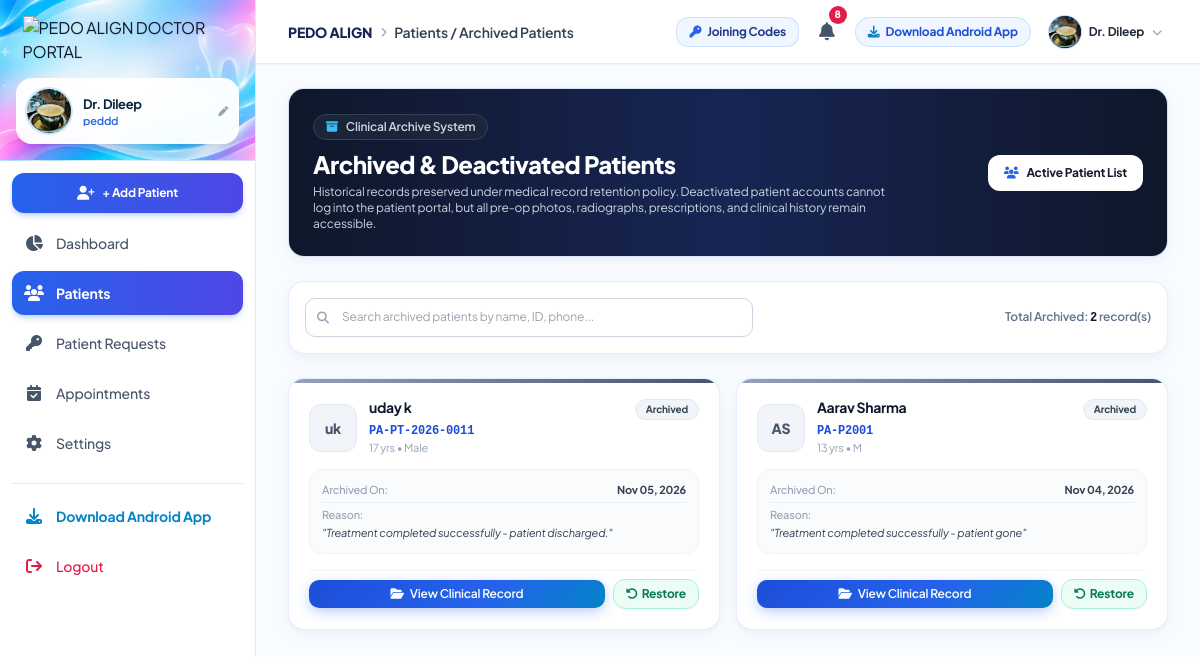
Page /patients/archived/ (signed in) on the earlier database version.
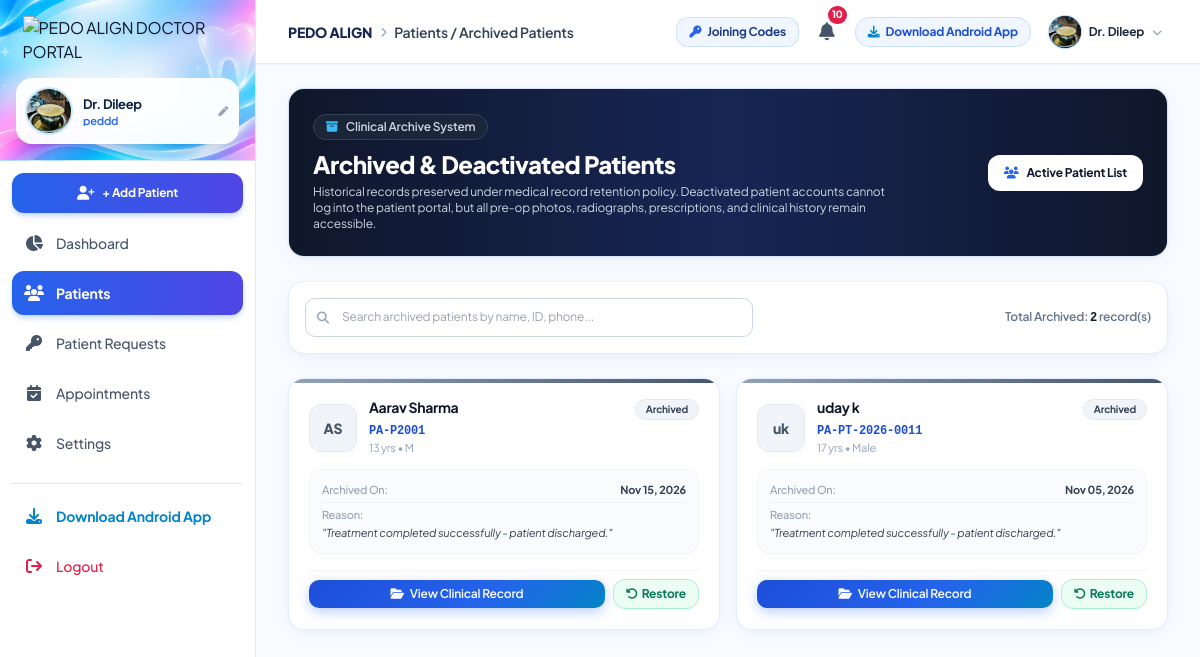
Same page on the later database version.
### doctor/models.py (models this page shows, shortened)
class Patient(models.Model):
    GENDER_CHOICES = [
        ('Male', 'Male'),
        ('Female', 'Female'),
        ('Other', 'Other'),
    ]
    STATUS_CHOICES = [
        ('PENDING_CONNECTION', 'Pending Connection'),
        ('ACTIVE', 'Active Treatment'),
        ('ON_HOLD', 'On Hold'),
        ('COMPLETED', 'Completed'),
        ('DISCONTINUED', 'Discontinued'),
    ]
    CATEGORY_CHOICES = [
        ('CHILD', 'Child Patient'),
        ('ADULT', 'Adult Patient'),
    ]
    FREQUENCY_CHOICES = [
        ('WEEKLY', 'Weekly'),
        ('MONTHLY', 'Monthly'),
        ('CUSTOM', 'Custom Date'),
    ]
    doctor = models.ForeignKey(DoctorProfile, on_delete=models.CASCADE, related_name='patients')
    patient_id = models.CharField(max_length=50, unique=True)
    first_name = models.CharField(max_length=100)
    last_name = models.CharField(max_length=100)
    patient_category = models.CharField(max_length=20, choices=CATEGORY_CHOICES, default='CHILD', blank=True)
    email = models.EmailField(blank=True, null=True)
    phone = models.CharField(max_length=50)
    age = models.PositiveIntegerField()
    gender = models.CharField(max_length=20, choices=GENDER_CHOICES)
    date_of_birth = models.DateField(blank=True, null=True)
    parent_guardian_name = models.CharField(max_length=150, blank=True, null=True, help_text="Parent / Guardian Name")
    parent_guardian_phone = models.CharField(max_length=50, blank=True, null=True)
    parent_guardian_email = models.EmailField(blank=True, null=True, help_text="Parent / Guardian Email")
    parent_guardian_relationship = models.CharField(max_length=50, blank=True, null=True, default='Parent', help_text="Father, Mother, Guardian")
    appointment_frequency = models.CharField(max_length=20, choices=FREQUENCY_CHOICES, default='MONTHLY', blank=True)
    MONITORING_FREQUENCY_CHOICES = [
        ('DAILY', 'Daily Update'),
        ('WEEKLY', 'Weekly Update'),
        ('MONTHLY', 'Monthly Update'),
    ]
    monitoring_frequency = models.CharField(
        max_length=20,
        choices=MONITORING_FREQUENCY_CHOICES,
        default='WEEKLY',
        blank=True,
        help_text="Patient dental monitoring photo cadence (Daily, Weekly, Monthly)"
    )
    current_operation = models.CharField(max_length=200, default='Turn Quest', blank=True, null=True)
    diagnosed_problem = models.TextField(blank=True, null=True, help_text="Patient's primary dental problem diagnosed by doctor")
    treatment_status = models.CharField(max_length=30, choices=STATUS_CHOICES, default='PENDING_CONNECTION')
    treatment_start_date = models.DateField(blank=True, null=True)
    treatment_duration_months = models.PositiveIntegerField(default=12)
    profile_photo = models.ImageField(upload_to='patient_profiles/', blank=True, null=True)
    notes = models.TextField(blank=True, null=True)
    is_archived = models.BooleanField(default=False)
    archived_at = models.DateTimeField(blank=True, null=True)
    archived_reason = models.TextField(blank=True, null=True)
    is_deactivated = models.BooleanField(default=False)
    deactivated_at = models.DateTimeField(blank=True, null=True)
    deactivation_reason = models.TextField(blank=True, null=True)
    created_at = models.DateTimeField(auto_now_add=True)
    updated_at = models.DateTimeField(auto_now=True)
    class Meta:
        ordering = ['-created_at']
    @property
    def full_name(self):
        return f"{self.first_name} {self.last_name}"

### doctor/views.py (the view, shortened to what this page needs)
# urls.py: path('patients/archived/', views.archived_patients_view, name='archived_patients'),
@login_required
def archived_patients_view(request):
    doctor = get_doctor_or_none(request.user)
    if not doctor:
        return redirect('doctor:login')
    search_query = request.GET.get('q', '').strip()
    qs = Patient.objects.filter(doctor=doctor, is_archived=True).order_by('-archived_at', '-updated_at')
    context = {
        'doctor': doctor,
        'archived_patients': qs,
        'archived_count': qs.count(),
        'search_query': search_query,
    }
    return render(request, 'doctor/patients/archived_patients.html', context)

### doctor/views.py (called while the page is built)
def get_doctor_or_none(user):
    if not user.is_authenticated:
        return None
    try:
        return user.doctor_profile
    except DoctorProfile.DoesNotExist:
        return None

### patient/context_processors.py (called while the page is built)
def patient_context(request):
    if not request.user.is_authenticated:
        return {}
    patient_profile = getattr(request.user, 'patient_profile', None)
    if not patient_profile:
        return {}
    unread_notifications_count = patient_profile.notifications.filter(is_read=False).count()
    return {
        'current_patient': patient_profile,
        'patient_unread_notifs': unread_notifications_count,
    }

### doctor/templates/doctor/patients/archived_patients.html (shortened to what the changed rows need)
{% extends 'doctor/base.html' %}
{% load static %}
{% block content %}
<div class="space-y-6">
    <div class="pa-card p-6 bg-gradient-to-r from-slate-900 via-blue-950 to-slate-900 text-white relative overflow-hidden">
        <div class="flex flex-col sm:flex-row sm:items-center justify-between gap-4 relative z-10">
            <div>
                <h1 class="text-2xl font-black tracking-tight text-white">Archived & Deactivated Patients</h1>
            </div>
        </div>
    </div>
    {% if archived_patients %}
    <div class="grid grid-cols-1 md:grid-cols-2 xl:grid-cols-3 gap-4">
        {% for pt in archived_patients %}
        <div class="pa-card p-5 relative overflow-hidden group hover:border-blue-400 transition">
            <div class="h-1 w-full bg-gradient-to-r from-slate-400 to-slate-600 absolute top-0 left-0"></div>
            <div class="flex items-start justify-between gap-3 mb-3">
                <div class="flex items-center gap-3">
                    <div class="w-12 h-12 rounded-xl bg-slate-100 text-slate-600 font-black text-sm flex items-center justify-center flex-shrink-0 border border-slate-200">
                        {{ pt.first_name|first }}{{ pt.last_name|first }}
                    </div>
                    <div>
                        <h3 class="font-bold text-slate-900 text-sm leading-tight">{{ pt.full_name }}</h3>
                        <span class="font-mono text-xs text-blue-700 font-semibold">{{ pt.patient_id }}</span>
                        <span class="block text-[11px] text-slate-400">{{ pt.age }} yrs • {{ pt.gender }}</span>
                    </div>
                </div>
                <span class="px-2.5 py-0.5 rounded-full text-[10px] font-bold bg-slate-100 text-slate-700 border border-slate-200">
                    Archived
                </span>
            </div>
            <div class="p-3 rounded-xl bg-slate-50/80 border border-slate-100 text-xs space-y-1 mb-4">
                <div class="flex items-center justify-between text-[11px]">
                    <span class="text-slate-400 font-medium">Archived On:</span>
                    <span class="font-bold text-slate-700">{{ pt.archived_at|date:"M d, Y"|default:"Historical" }}</span>
                </div>
                {% if pt.deactivation_reason %}
                <div class="pt-1 border-t border-slate-200/60 text-[11px]">
                    <span class="text-slate-400 font-medium block">Reason:</span>
                    <p class="text-slate-700 italic line-clamp-2 mt-0.5">"{{ pt.deactivation_reason }}"</p>
                </div>
                {% endif %}
            </div>
            <div class="flex items-center justify-between gap-2 pt-2 border-t border-slate-100">
                <a href="{% url 'doctor:patient_detail' pt.id %}" class="btn-primary text-xs px-3 py-1.5 flex items-center gap-1.5 flex-1 justify-center">
                    <i class="fa-solid fa-folder-open"></i> View Clinical Record
                </a>
                <form method="POST" action="{% url 'doctor:restore_patient' pt.id %}" onsubmit="return confirm('Restore patient {{ pt.full_name }} to active clinical care?');">
                    <button type="submit" class="px-3 py-1.5 rounded-xl bg-emerald-50 text-emerald-700 hover:bg-emerald-100 border border-emerald-200 text-xs font-bold transition flex items-center gap-1" title="Restore to active patient list">
                        <i class="fa-solid fa-rotate-left"></i> Restore
                    </button>
                </form>
            </div>
        </div>
        {% endfor %}
    </div>
    {% endif %}
</div>
{% endblock %}

### doctor/templates/doctor/base.html (shortened to what the changed rows need)
{% load static %}
<!DOCTYPE html>
<html lang="en" class="h-full bg-slate-50">
<head>
    <script src="https://cdn.tailwindcss.com"></script>
    <link rel="stylesheet" href="https://cdnjs.cloudflare.com/ajax/libs/font-awesome/6.5.1/css/all.min.css">
    <link rel="stylesheet" href="{% static 'doctor/css/custom.css' %}">
</head>
<body class="h-full flex flex-col font-sans text-slate-900 bg-slate-50 antialiased selection:bg-blue-100 selection:text-blue-900">
    <div class="flex h-screen overflow-hidden">
        <div class="flex-1 flex flex-col min-w-0 overflow-hidden bg-[#f8fbff]">
            <header class="h-16 w-full bg-white/95 backdrop-blur-md border-b border-slate-200/80 flex items-center justify-between px-4 sm:px-6 lg:px-8 z-30 shadow-sm flex-shrink-0">
                <div class="flex items-center gap-3">
                    <a href="{% url 'doctor:notifications' %}" class="relative p-2 rounded-xl text-slate-600 hover:bg-blue-50 hover:text-blue-600 transition-all " title="View Notifications">
                        <i class="fa-solid fa-bell text-lg"></i>
                        {% if unread_notifications_count > 0 %}
                        <span class="absolute -top-1 -right-1 min-w-[18px] h-[18px] px-1 bg-rose-600 text-white text-[10px] font-black rounded-full flex items-center justify-center ring-2 ring-white shadow-xs animate-pulse">
                            {% if unread_notifications_count > 99 %}99+{% else %}{{ unread_notifications_count }}{% endif %}
                        </span>
                        {% endif %}
                    </a>
                </div>
            </header>
            <main class="flex-1 overflow-y-auto px-4 sm:px-6 lg:px-8 py-6 pb-24 lg:pb-6 custom-scrollbar">
                {% block content %}{% endblock %}
            </main>
        </div>
    </div>
</body>
</html>

Differences in the rows shown:
changed Patient "Aarav Sharma": archived_at "Nov 04, 2026" → "Nov 15, 2026"; deactivation_reason "Treatment completed successfully - patient gone" → "Treatment completed successfully - patient discharged."; moves up the list
Other differences:
{{ unread_notifications_count }}: "8" → "10"
